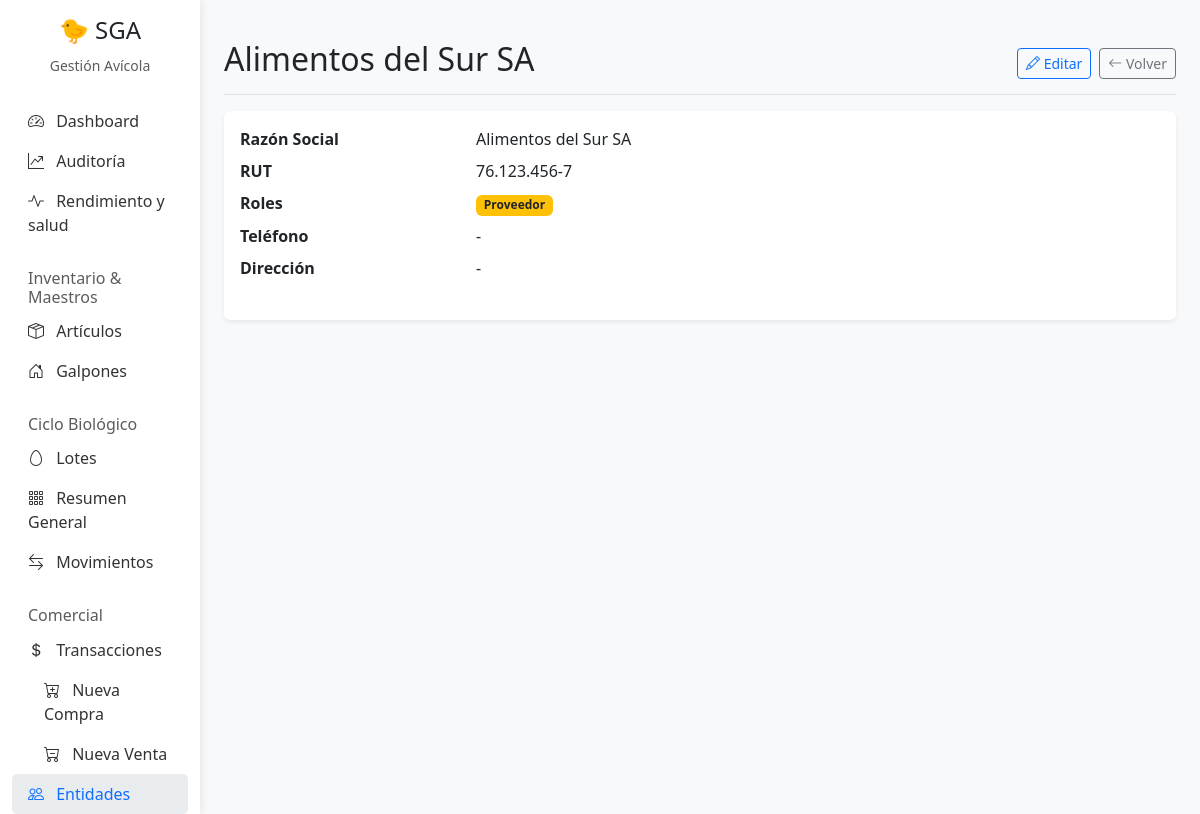
The page /entidades/1/ on the database its author committed.
### Gestion/models.py (models this page shows, shortened)
class Entidad(models.Model):
    id_entidad = models.AutoField(primary_key=True)
    nombre_razon_social = models.CharField(max_length=200)
    rut = models.CharField(max_length=20, blank=True, null=True)
    es_cliente = models.BooleanField(default=False)
    es_proveedor = models.BooleanField(default=False)
    telefono = models.CharField(max_length=50, blank=True, null=True)
    direccion = models.CharField(max_length=250, blank=True, null=True)

### Gestion/views.py (the view)
# urls.py: path('entidades/<int:pk>/', views.entidad_detail, name='entidad-detail'),
def entidad_detail(request, pk):
    entidad = get_object_or_404(Entidad, pk=pk)
    return render(request, 'Gestion/entidad_detail.html', {'entidad': entidad, 'title': entidad.nombre_razon_social})

### Gestion/templates/Gestion/entidad_detail.html (shortened to what this page needs)
{% extends 'Gestion/base.html' %}
{% block content %}
<div class="d-flex justify-content-between flex-wrap flex-md-nowrap align-items-center pt-3 pb-2 mb-3 border-bottom">
    <h1 class="h2">{{ title }}</h1>
    <div class="btn-toolbar mb-2 mb-md-0">
        <a href="{% url 'entidad-update' entidad.pk %}" class="btn btn-sm btn-outline-primary me-2">
            <i class="bi bi-pencil"></i> Editar
        </a>
        <a href="{% url 'entidad-list' %}" class="btn btn-sm btn-outline-secondary">
            <i class="bi bi-arrow-left"></i> Volver
        </a>
    </div>
</div>
<div class="card shadow-sm">
    <div class="card-body">
        <dl class="row">
            <dt class="col-sm-3">Razón Social</dt>
            <dd class="col-sm-9">{{ entidad.nombre_razon_social }}</dd>
            <dt class="col-sm-3">RUT</dt>
            <dd class="col-sm-9">{{ entidad.rut|default:"-" }}</dd>
            <dt class="col-sm-3">Roles</dt>
            <dd class="col-sm-9">
                {% if entidad.es_proveedor %}<span class="badge bg-warning text-dark">Proveedor</span>{% endif %}
            </dd>
            <dt class="col-sm-3">Teléfono</dt>
            <dd class="col-sm-9">{{ entidad.telefono|default:"-" }}</dd>
            <dt class="col-sm-3">Dirección</dt>
            <dd class="col-sm-9">{{ entidad.direccion|default:"-" }}</dd>
        </dl>
    </div>
</div>
{% endblock %}

### Gestion/templates/Gestion/base.html (style rules this page uses)
body { background-color: #f8f9fa; }
.card { border: none; box-shadow: 0 2px 4px rgba(0, 0, 0, 0.05); margin-bottom: 20px; }

### rows shown on the page
Entidad: nombre_razon_social "Alimentos del Sur SA", rut "76.123.456-7", telefono "-", direccion "-"
